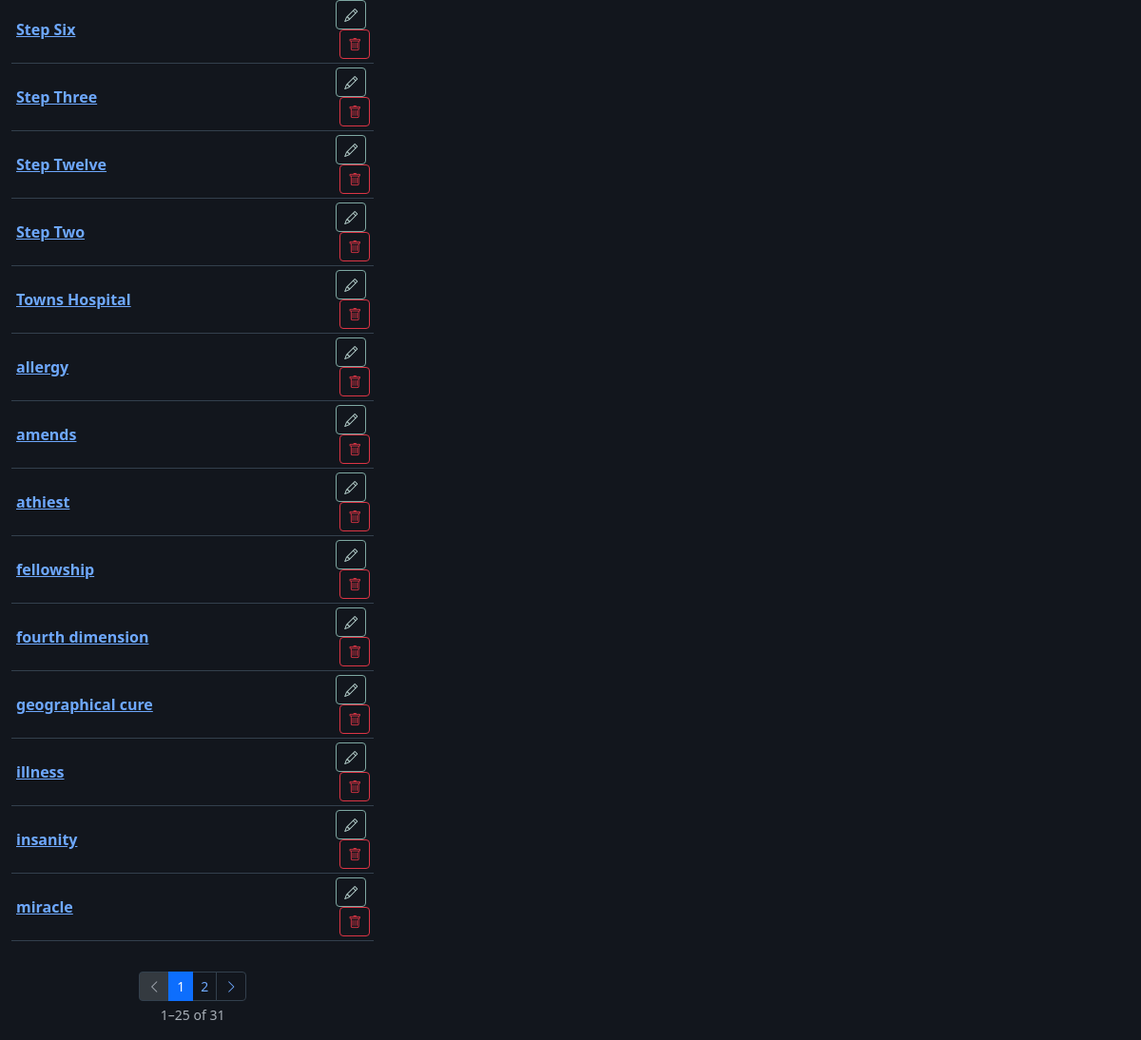
/topics (lower part), run on an earlier commit of the app's database.
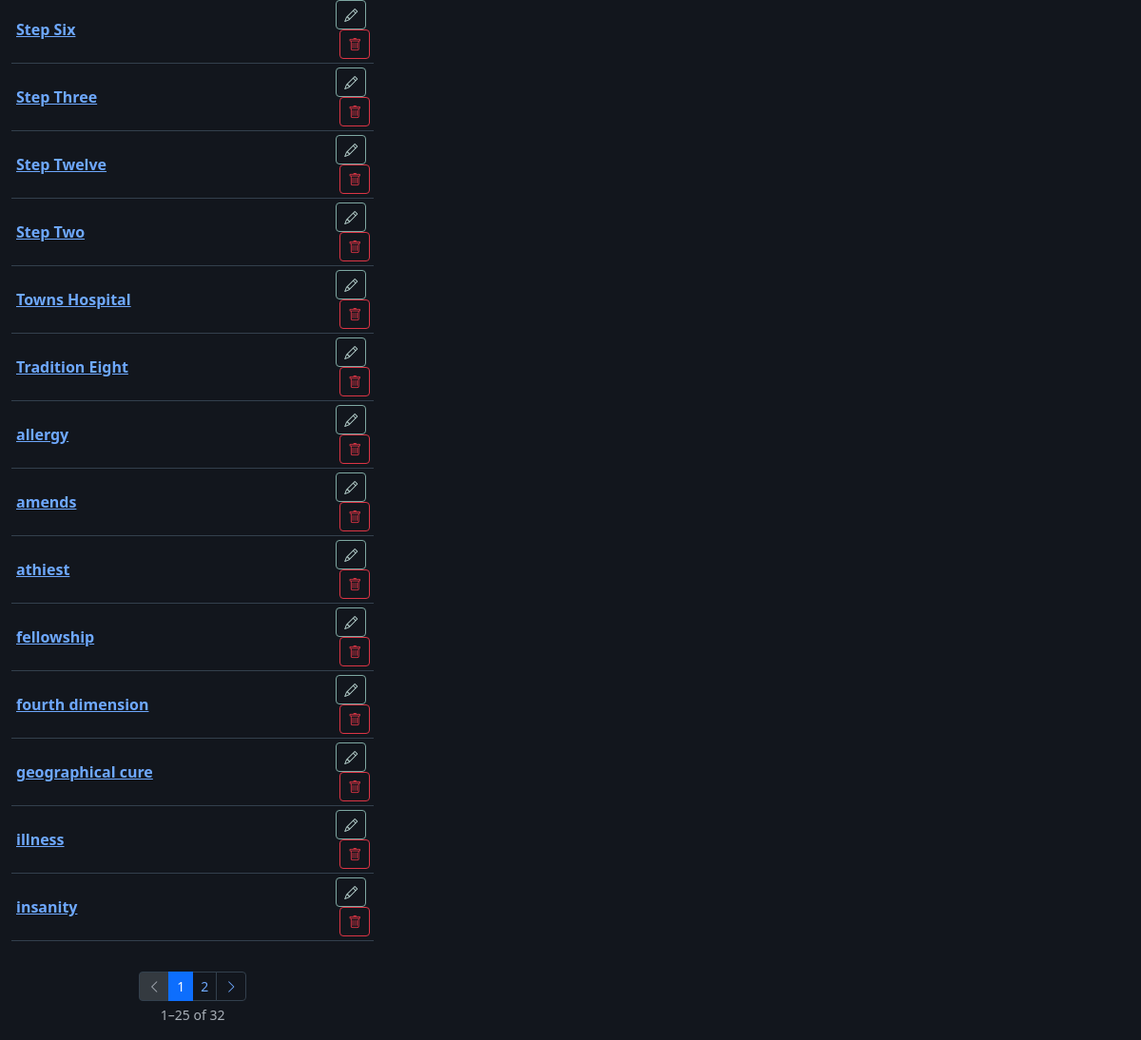
And on a later commit of the database.
### app/models.py (models this page shows)
class Topic(db.Model):
    __tablename__ = 'topics'
    id = db.Column(db.Integer, primary_key=True)
    name = db.Column(db.String(200), unique=True, nullable=False)
    description = db.Column(db.Text)
    created_at = db.Column(db.DateTime, default=datetime.utcnow)
    content_links = db.relationship('ContentTopic', backref='topic', lazy=True, cascade='all, delete-orphan')
    def to_dict(self):
        return {
            'id': self.id,
            'name': self.name,
            'description': self.description,
            'created_at': self.created_at.isoformat() if self.created_at else None,
        }

### app/routes/main.py (the view)
@main_bp.route('/topics')
def topics():
    from ..models import Topic
    pg = request.args.get('pg', 1, type=int)
    pagination = Topic.query.order_by(Topic.name).paginate(page=pg, per_page=25, error_out=False)
    books = Book.query.order_by(Book.title).all()
    return render_template('topics.html', theme=get_theme(), topics=pagination.items,
                           pagination=pagination, books=books)

### app/routes/main.py (called while the page is built)
def get_theme():
    s = Setting.query.filter_by(key='theme').first()
    return s.value

### app/templates/topics.html (shortened to what this page needs)
{% extends 'base.html' %}
{% from '_pagination.html' import render as paginate %}
{% block content %}
<div class="row g-3">
  <div class="col-lg-4">
    <div class="table-responsive">
      <table class="table table-hover align-middle table-sm">
        <tbody>
          {% for topic in topics %}
          <tr data-id="{{ topic.id }}">
            <td><button class="btn btn-link p-0 fw-semibold" onclick="loadTopicIndex({{ topic.id }}, '{{ topic.name|e }}')">{{ topic.name }}</button></td>
            <td class="small text-muted">{{ topic.description or '' }}</td>
            <td class="text-end">
              <button class="btn btn-sm btn-outline-primary me-1" onclick='openTopicModal({{ topic.to_dict()|tojson }})'><i class="bi bi-pencil"></i></button>
              <button class="btn btn-sm btn-outline-danger" onclick="deleteTopic({{ topic.id }})"><i class="bi bi-trash"></i></button>
            </td>
          </tr>
          {% else %}
          <tr><td colspan="3" class="text-muted text-center">No topics yet.</td></tr>
          {% endfor %}
        </tbody>
      </table>
    </div>
    {{ paginate(pagination, 'main.topics') }}
  </div>
  <div class="col-lg-8">
  </div>
</div>
{% endblock %}

What changed in the data, as far as the page shows it:
no longer on this page (row unchanged): Topic: name "miracle"
added Topic: name "Tradition Eight"
Also different on the page:
{{ pagination.total }}: "31" → "32"
